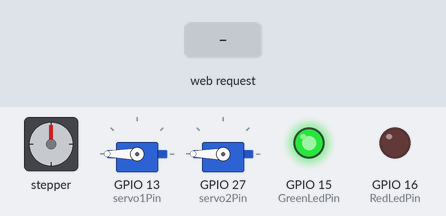
The sketch below on a simulated ESP32. On the bench: stepper motor, 2 × servo, output pins drawn as LEDs (lit = HIGH). Wiring (inferred from the names in the program): stepper motor driver (200 steps per turn assumed): step GPIO 14; direction GPIO 12. The inputs (shaded band) are chosen by the test bench. WiFi joins after 1.5 s; servers stay silent unless stated; pins used as bus, display or sensor lines are not drawn; what the sketch prints to the serial monitor is not drawn.

Above: at 2.7 s.
2.8 s: HTTP request GET /send?value=glass received
At 3.2 s:
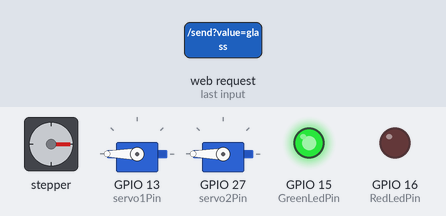
At 8.2 s:
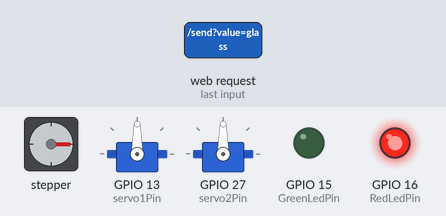
Timing chart, 0 to 14.3 s (numbered marks = the images above; inputs shaded):
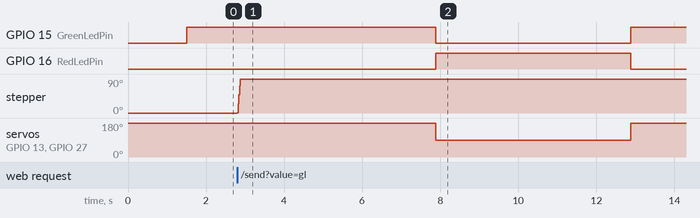

The sketch:

laptop_to_esp32.ino
```cpp
#include <WiFi.h>
#include <WebServer.h>
#include <ESP32Servo.h>

// Servo motors configuration
Servo servo1;
Servo servo2;
const int servo1Pin = 13;
const int servo2Pin = 27;

// GPIO pins for LEDs
const int GreenLedPin = 15;
const int RedLedPin = 16;

// Stepper motor configuration
const int DIR_PIN = 12;
const int STEP_PIN = 14;
const int steps_per_rev = 200;  // 200 steps for a full revolution (1 full rotation = 360 degrees)
int currentPosition = 0;  // This will keep track of the current position of the stepper motor (relative to initial)

// Variable to track if the stepper motor has rotated
bool hasRotated = false;

// Wi-Fi credentials
const char* ssid = "FIRAS_HEDFI 1656";
const char* password = "11111111";

// Web server setup
WebServer server(80);
String receivedValue = "";

// Function to handle incoming data via the server
void handleData() {
  if (server.hasArg("value")) {
    receivedValue = server.arg("value");

    // Print the received value in the Serial Monitor
    Serial.print("Received Value: ");
    Serial.println(receivedValue);
  }
  server.send(200, "text/plain", "Value received");
}

// Function to rotate the stepper motor
void rotateStepper(int steps, bool direction) {
  digitalWrite(DIR_PIN, direction); // Set rotation direction
  for (int i = 0; i < steps; i++) {
    digitalWrite(STEP_PIN, HIGH);
    delayMicroseconds(800); // Adjust delay for speed control
    digitalWrite(STEP_PIN, LOW);
    delayMicroseconds(800);
  }
  // Update the current position
  currentPosition = (currentPosition + (direction ? steps : -steps)) % steps_per_rev;
  if (currentPosition < 0) {
    currentPosition += steps_per_rev;  // To keep the position in a positive range
  }
  Serial.print("Current Position: ");
  Serial.println(currentPosition);
}

// Function to rotate a servo motor to a specific angle
void rotateServo(Servo &servo, int angle) {
  servo.write(angle);
}

void setup() {
  Serial.begin(115200); // Initialize serial communication

  // Connect to Wi-Fi
  WiFi.begin(ssid, password);
  while (WiFi.status() != WL_CONNECTED) {
    delay(500);
    Serial.print(".");
  }
  Serial.println("\nConnected to WiFi");
  Serial.println("IP Address: " + WiFi.localIP().toString());

  // Setup web server
  server.on("/send", handleData);
  server.begin();

  // Initialize servo motors
  servo1.attach(servo1Pin);
  servo2.attach(servo2Pin);
  servo1.write(180); // Set initial position to 180°
  servo2.write(180); // Set initial position to 180°

  // Initialize LEDs
  pinMode(GreenLedPin, OUTPUT);
  pinMode(RedLedPin, OUTPUT);
  digitalWrite(GreenLedPin, HIGH); // Green LED off by default
  digitalWrite(RedLedPin, LOW); // Red LED on by default

  // Initialize stepper motor
  pinMode(STEP_PIN, OUTPUT);
  pinMode(DIR_PIN, OUTPUT);

  // Set initial position to "0"
  currentPosition = 0;  // We set the initial position as 0
}

void loop() {
  server.handleClient(); // Handle web server requests

  // Determine steps and direction based on received value
  int steps = 0;
  bool direction = true; // Default to clockwise rotation

  // Assign specific rotation based on received value
  if (receivedValue == "glass") {
    steps = 50; // Rotate to 0° (Glass bin)
  } else if (receivedValue == "paper") {
    steps = 100; // Rotate to 90° (Paper bin)
  } else if (receivedValue == "plastic") {
    steps = 150; // Rotate to 180° (Plastic bin)
  } else if (receivedValue == "trash") {
    steps = 200; // Rotate to 270° (Trash bin)
  }

  // Rotate the stepper motor if steps are determined
  if (steps > 0) {
    // First, rotate the stepper motor to the initial position (0°)
    if (currentPosition != 0) {
      int initialSteps = (0 - currentPosition + steps_per_rev) % steps_per_rev;
      direction = initialSteps > 0; // If steps > 0, rotate clockwise
      rotateStepper(initialSteps, direction);
      delay(500);  // Wait a bit before moving to the next position
    }

    // Then, rotate to the desired position
    int targetSteps = (steps - currentPosition + steps_per_rev) % steps_per_rev;
    direction = targetSteps > 0;  // If steps > 0, rotate clockwise
    rotateStepper(targetSteps, direction);
    hasRotated = true; // Set flag to true if the motor rotates
    receivedValue = ""; // Reset received value to prevent multiple triggers
  }

  // Trigger servo motors after stepper motor has moved
  if (hasRotated) {
    delay(5000); // Wait 5 seconds before rotating 90°
    rotateServo(servo1, 90); // Rotate back to 90° for both servos
    rotateServo(servo2, 90);
    digitalWrite(GreenLedPin, LOW); // Green LED off by default
    digitalWrite(RedLedPin, HIGH);

    delay(5000); // Wait 5 seconds before rotating back to initial position
    rotateServo(servo1, 180); // Rotate back to 180° for both servos
    rotateServo(servo2, 180);
    digitalWrite(GreenLedPin, HIGH); // Green LED off by default
    digitalWrite(RedLedPin, LOW);

    hasRotated = false; // Reset flag
  }
}
```

Measured:
- after the input at 2.8 s, GPIO 15 (GreenLedPin): HIGH → LOW after 5.1 s, → HIGH 5.0 s later; GPIO 16 (RedLedPin): LOW → HIGH after 5.1 s, → LOW 5.0 s later; stepper: turns 90° clockwise, starting at once; servo on GPIO 13 (servo1Pin), servo on GPIO 27 (servo2Pin): 180° → 90° after 5.1 s, → 180° 5.0 s later
